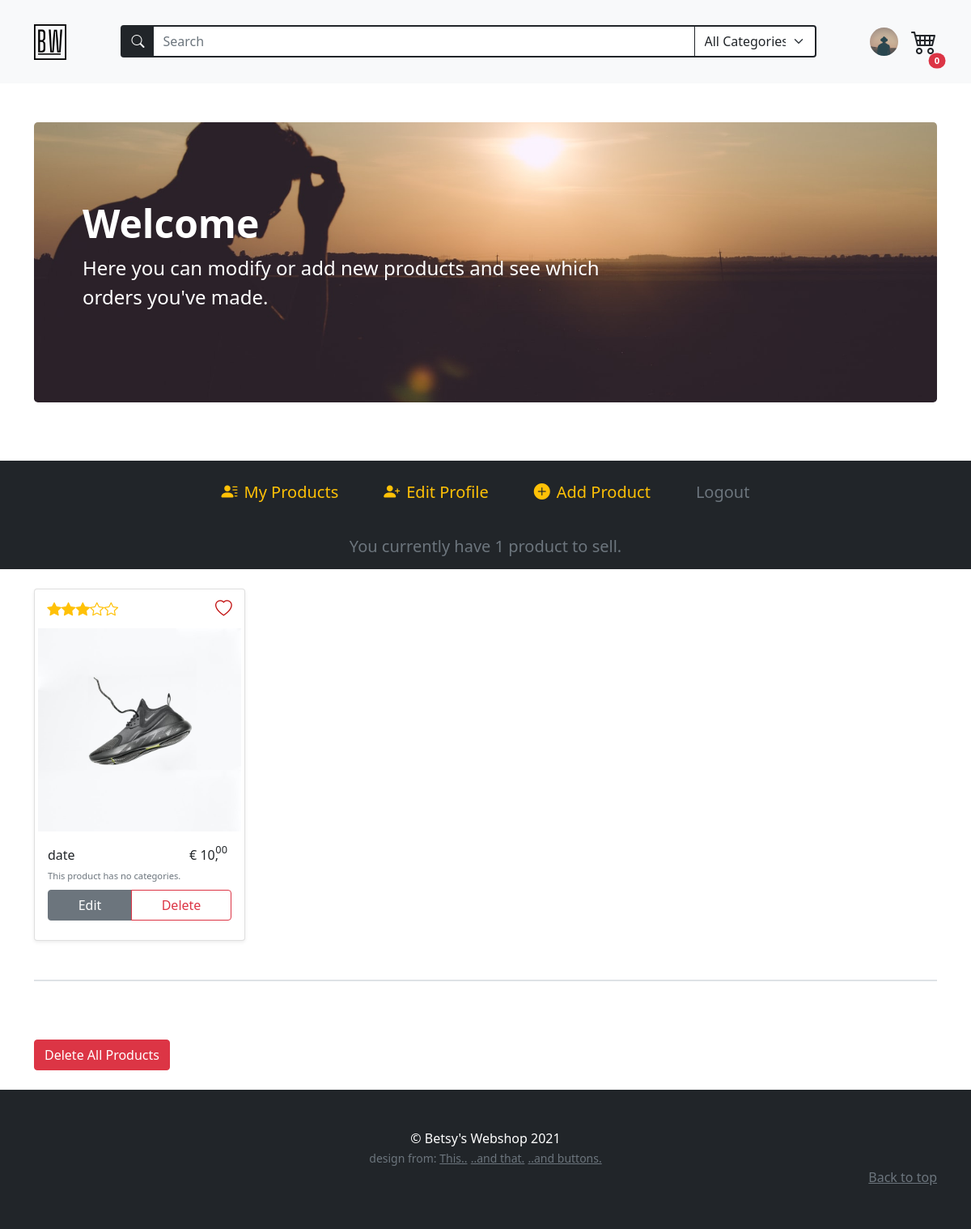
/account (signed in), run on an earlier commit of the app's database.
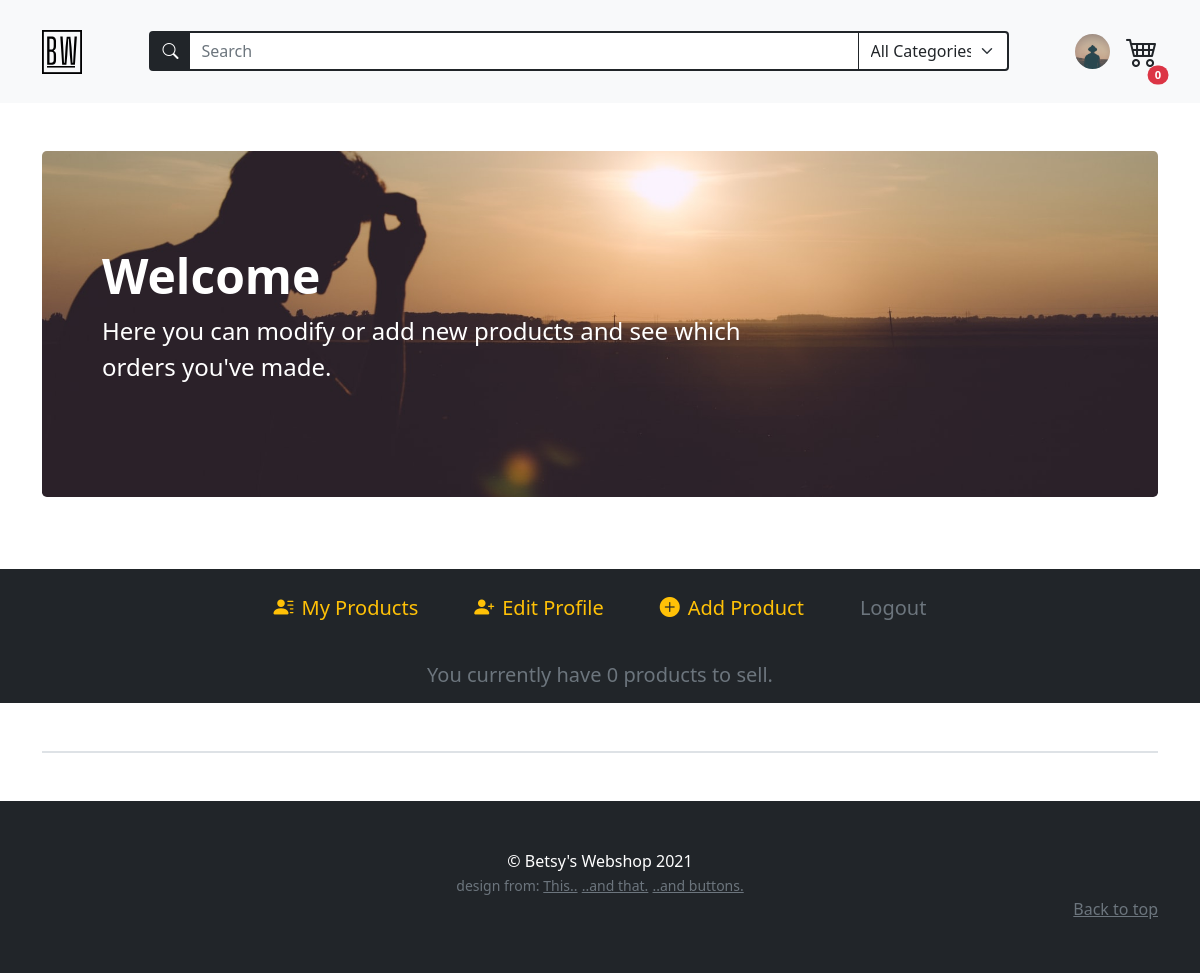
And on a later commit of the database.
### models.py (models this page shows)
class BaseModel(db_wrapper.Model):
    class Meta:
        database = db

class Product(BaseModel):
    name = CharField(max_length=50)
    description = TextField(null=True)
    price_per_unit = DecimalField(
        constraints=[Check("price_per_unit >= 0")],
        decimal_places=2,
        max_digits=10,
        auto_round=True,
    )
    stock = IntegerField(default=1)
    owner = ForeignKeyField(User, backref="products")
    product_pic = CharField(null=True, default="default_product.jpg")
    date_posted = DateTimeField(formats="%Y-%m-%d %H:%M", default=datetime.now)

### routes.py (the view)
@app.route("/account", methods=["GET", "POST"])
@login_required
def account():
    update_account_form = UpdateAccountForm(
        prefix="update_account",
        country=current_user.country,
        profile_pic=current_user.profile_pic or "default_user.jpg",
    )
    add_product_form = AddProductForm(prefix="add-product")
    search_form = SearchForm(prefix="search_form")
    search_form.search_tag.choices = get_alpha_tag_names()
    user_products = list_user_products(current_user.id)
    profile_pic = url_for(
        "static", filename=f"/profile_pics/{current_user.profile_pic}"
    ) or url_for("static", filename="/profile_pics/default_user.jpg")
    return render_template(
        "account.html",
        title="Account",
        add_product_form=add_product_form,
        update_account_form=update_account_form,
        search_form=search_form,
        user_products=user_products,
        all_products=Product.select(),
        profile_pic=profile_pic,
        on_account_page=True,
        randomize=randomize,
        int_splitter=int_splitter,
    )

### forms.py (shortened to what this page needs)
class UpdateAccountForm(FlaskForm):
    first_name = StringField("Name", validators=[DataRequired(), Length(min=2, max=30)])
    last_name = StringField(
        "Surname", validators=[InputRequired(), Length(min=2, max=120)]
    )
    address = StringField(
        "Address", validators=[InputRequired(), Length(min=8, max=200)]
    )
    city = StringField("City", validators=[InputRequired(), Length(min=2, max=50)])
    country = SelectField(
        "Country",
        choices=["...", "Netherlands", "Belgium", "Germany", "France", "Other"],
        validators=[InputRequired()],
    )
    cc_number = IntegerField("Credit Card Number", validators=[InputRequired()])
    username = StringField(
        "Username",
        validators=[InputRequired(), Length(min=5, max=25)],
    )
    email = EmailField(
        "Email", validators=[InputRequired(), Length(min=5, max=50), Email()]
    )
    profile_pic = FileField(
        "Profile Picture",
        validators=[
            FileAllowed(["jpeg", "jpg", "png"], "Accepts only 'jpg' and 'png' !")
        ],
    )
    update = SubmitField("Update")

### main.py (called while the page is built)
def randomize():
    random_num = randint(2, 6)
    return random_num

### templates/account.html (shortened to what this page needs)
{% extends 'base.html' %}
{% block content %}
{% include "modal_delete_all_products.html" %} {% include 'account_navbar.html'
%}
<div class="container">
  <div class="album my-4">
    <div class="row row-cols-2 row-cols-md-3 row-cols-lg-4 g-4">
      {% for product in user_products %} {% include "modal_delete_product.html"
      %} {% include "product_featurette.html" %} {% endfor%}
    </div>
  </div>
  <div class="border my-5"></div>
  {% if user_products | length >= 1%}
  <button
    type="button"
    class="btn btn-danger my-4"
    data-bs-toggle="modal"
    data-bs-target="#deleteAllProductsModal"
  >
    Delete All Products
  </button>
</div>
{% endif %} {% endblock content %}

### templates/product_featurette.html (shortened to what the changed rows need)
<div class="card-group col" id="productID-{{product.id}}">
  <div class="card shadow-sm">
    <div class="card-img-container">
      {% set random = randomize() %} {% set les = 6 - random %}
      <div class="product-icons">
        <div class="d-flex text-warning product-rating">
          {% for count in range(1,random) %}
          <i class="bi bi-star-fill"></i>
          {% endfor %} {% for count in range(les) %}
          <i class="bi bi-star"></i>
          {% endfor %}
        </div>
        <div>
          {% if product.id in session['favorite'] %}
          <a
            href="{{url_for('handle_favorite', product_id=product.id)}}#productID-{{product.id}}"
            type="button"
          >
            <i class="bi bi-heart-fill heart-favorite"></i>
          </a>
          {% else %}
          <a
            href="{{url_for('handle_favorite', product_id=product.id)}}#productID-{{product.id}}"
            type="button"
            role="button"
          >
            <i class="bi bi-heart heart-favorite"></i>
          </a>
          {% endif %}
        </div>
      </div>
      <div class="product-img-container">
        <img
          class="img-thumbnail border-0 rounded mx-auto d-block"
          src="{{  url_for('static', filename='/product_pics/' + product.product_pic)  }}"
          alt="{{ product.name }}"
        />
      </div>
    </div>
    <div class="card-body d-flex flex-column justify-content-between">
      <div class="d-flex justify-content-between">
        <h6 class="py-0 my-0">{{ product.name }}</h6>
        {% set price = product.price_per_unit %}
        <div class="position-relative">
          <h6 class="me-3">€ {{ int_splitter(price)[0] }},</h6>
          <p class="decimal">{{ int_splitter(price)[1] }}</p>
        </div>
      </div>
      <ul class="d-flex flex-wrap p-0 mb-0" style="width: 100%;">
        {% if product.tags %} {% for producttags in product.tags %}
        <span class="pe-1 fs-small text-muted"> {{producttags.tag.name}}</span>
        {% endfor %} {% else %}
        <span class="pe-1 fs-small text-muted"
          >This product has no categories.</span
        >
        {% endif %}
      </ul>
      <div class="d-flex flex-column justify-content-between my-2">
        {% if not on_account_page %}
        {% if current_user.id == product.owner.id or current_user.is_anonymous
        %}
        <button
        type="button"
        class="
          btn btn-white
          py-2
          border border-dark
          rounded-0
          d-flex
          justify-content-center
        "
        role="button"
        aria-disabled="true"
        disabled
        ><i
          class="bi bi-lock-fill text-dark text-center"
          style="font-size: 1.2rem"
        ></i
      ></button>
      {% elif product.stock == 0 %}
      <button
        type="button"
        class="
          btn btn-white
          py-2
          border border-dark
          rounded-0
          d-flex
          justify-content-center
          text-danger
        "
        role="button"
        aria-disabled="true"
        disabled
        >Sold out!</button>
        {% else %}
        {% if product.id in session['cart'] %}
        <div class="button-2">
          <div class="slider"></div>
          <a
            type="button"
            href="{{url_for('handle_product_in_cart', product_id=product.id)}}#productID-{{product.id}}"
            class="
              btn btn-white
              py-2
              border border-dark
              rounded-0
              d-flex
              justify-content-center
            "
            role="button"
            ><i
              class="bi bi-cart-check text-dark text-center"
              style="font-size: 1.2rem"
            ></i
          ></a>
        </div>
        {% else %}
        <div class="button-2">
          <div class="black-slider"></div>
          <a
            type="button"
            href="{{url_for('handle_product_in_cart', product_id=product.id)}}#productID-{{product.id}}"
            class="
              btn
              py-2
              border border-dark
              rounded-0
              d-flex
              justify-content-center
              text-white
            "
            role="button"
            >Add to cart</a
          >
        </div>
        {% endif %} {% endif %}
        {% elif on_account_page %}
        <div class="btn-group">
          <a href="{{url_for('update_product_page', product_id=product.id)}}#updateProductForm" class="btn btn-secondary">Edit </a>
          <button
            type="button"
            class="btn btn-outline-danger"
            data-bs-toggle="modal"
            data-bs-target="#deleteProductModal{{product.id}}"
          >
            Delete
           </button>
        </div>
        {% endif %}
      </div>
    </div>
  </div>
</div>

What changed in the data, as far as the page shows it:
removed Product: product_pic (placeholder picture), name "date", price_per_unit "10", price_per_unit "00", shows "This product has no categories."
Also different on the page:
{{ user_products|length }}: (not shown) → "0"
{{ user_products|length }}: "1" → (not shown)
text no longer shown: "product to sell. Delete All Products"
text now shown: "products to sell."
